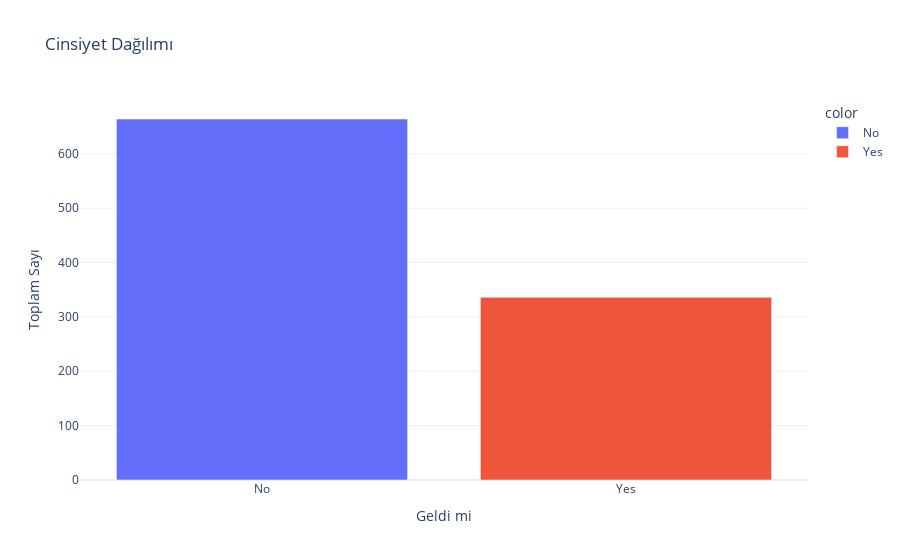

The code cell stored with this chart in its notebook:
### Code cell
# Cinsiyet Dağılımı  
plt.figure(figsize=(13,6));
count_show = data['NoShow'].value_counts()  # yes ve no var zaten 

fig = px.bar(x=count_show.index,
             y=count_show.values,
             color=count_show.index,
             labels={'x': 'Geldi mi', 'y': 'Toplam Sayı'},
             title='Cinsiyet Dağılımı',
             template='plotly_white');
fig.show()

### Figure 1 — Plotly figure (JSON) as saved in the notebook; plotly's stock layout.template omitted (floating-point values rounded to 4 significant figures)
{"data": [{"alignmentgroup": "True", "hovertemplate": "color=No<br>Geldi mi=%{x}<br>Toplam Sayı=%{y}<extra></extra>", "legendgroup": "No", "marker": {"color": "#636efa", "pattern": {"shape": ""}}, "name": "No", "offsetgroup": "No", "orientation": "v", "showlegend": true, "textposition": "auto", "type": "bar", "x": ["No"], "xaxis": "x", "y": [664], "yaxis": "y"}, {"alignmentgroup": "True", "hovertemplate": "color=Yes<br>Geldi mi=%{x}<br>Toplam Sayı=%{y}<extra></extra>", "legendgroup": "Yes", "marker": {"color": "#EF553B", "pattern": {"shape": ""}}, "name": "Yes", "offsetgroup": "Yes", "orientation": "v", "showlegend": true, "textposition": "auto", "type": "bar", "x": ["Yes"], "xaxis": "x", "y": [336], "yaxis": "y"}], "layout": {"barmode": "relative", "legend": {"title": {"text": "color"}, "tracegroupgap": 0}, "title": {"text": "Cinsiyet Dağılımı"}, "xaxis": {"anchor": "y", "domain": [0, 1], "title": {"text": "Geldi mi"}}, "yaxis": {"anchor": "x", "domain": [0, 1], "title": {"text": "Toplam Sayı"}}}}
